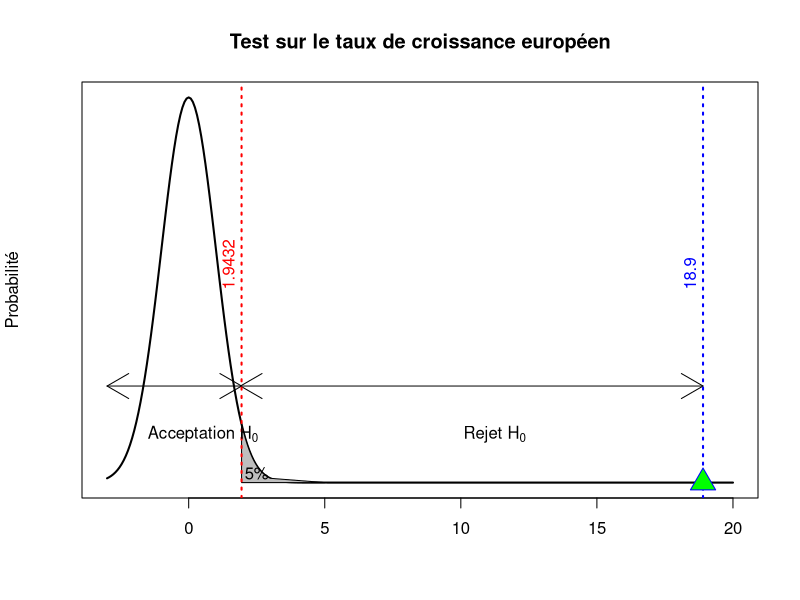

Write the R code that produced this figure.
z1=1.9432
z2=18.9
x=seq(-3,20,length=300)
y=dnorm(x,mean=0,sd=1)
plot(x,y,type="l",lwd=2,col="black",main='Test sur le taux de croissance européen', yaxt="n", xlab="",ylab="Probabilité")
x=seq(z1,3,length=200)
x2=seq(z2,-3,length=200)
y=dnorm(x,mean=0,sd=1)
y2=dnorm(x2,mean=0,sd=1)
polygon(c(1.9432,x,5),c(0,y,0),col="gray")
arrows(-3, 0.1, z1, 0.1, lty=1, code=3)
arrows(1.9, 0.1, z2, 0.1, lty=1, code=3)
text(2.5,0.01,"5%")
abline(v=z1, lty="dotted",col="red", lwd=2)
abline(v=z2, lty="dotted",col="blue", lwd=2)
text(z1-.5,0.2, srt=90, adj = 0, labels = z1, cex=1, col="red")
text(z2-.5,0.2, srt=90, adj = 0, labels = z2, cex=1, col="blue")
text(-1.5,0.05,  adj = 0, labels =expression(paste("Acceptation ", H[0])), cex=1)
text(10.10,0.05, adj = 0, labels = expression(paste("Rejet ", H[0])), cex=1)
points(18.9,0, col="blue", pch=24, bg="green", cex=2.5)
